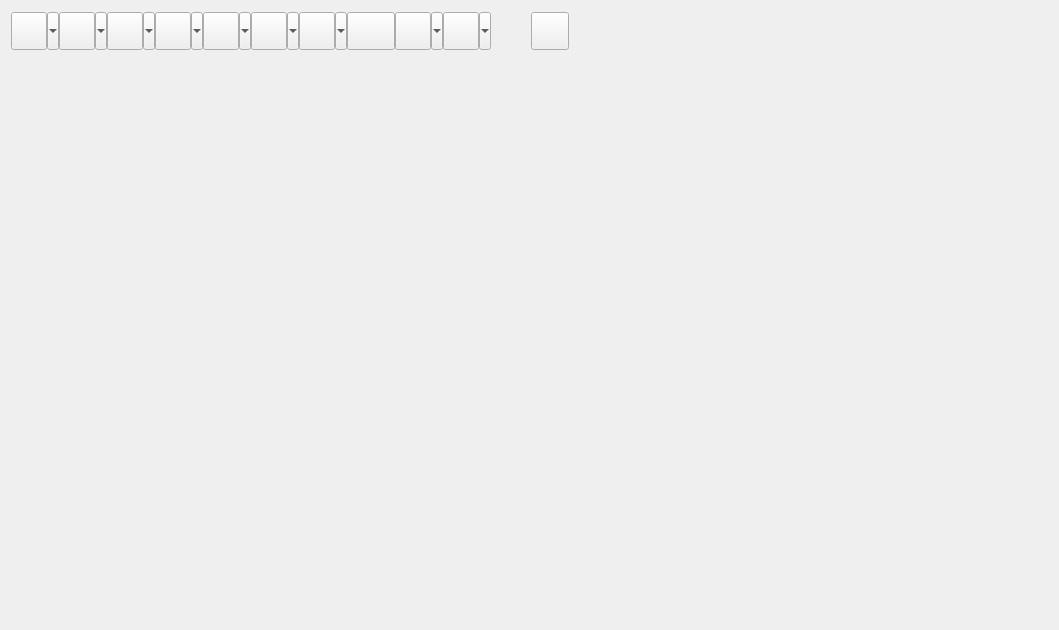
<?xml version="1.0" encoding="UTF-8"?>
<ui version="4.0">
 <class>DicomViewer</class>
 <widget class="QWidget" name="DicomViewer">
  <property name="geometry">
   <rect>
    <x>0</x>
    <y>0</y>
    <width>1059</width>
    <height>630</height>
   </rect>
  </property>
  <property name="windowTitle">
   <string>Dicom Viewer</string>
  </property>
  <layout class="QHBoxLayout" name="horizontalLayout_2">
   <item>
    <layout class="QVBoxLayout" name="verticalLayout">
     <item>
      <widget class="QWidget" name="widget" native="true">
       <property name="sizePolicy">
        <sizepolicy hsizetype="Preferred" vsizetype="Preferred">
         <horstretch>0</horstretch>
         <verstretch>0</verstretch>
        </sizepolicy>
       </property>
       <property name="minimumSize">
        <size>
         <width>0</width>
         <height>40</height>
        </size>
       </property>
       <property name="maximumSize">
        <size>
         <width>16777215</width>
         <height>40</height>
        </size>
       </property>
       <property name="CustomStyle" stdset="0">
        <string>dcmviewer_tool_bg</string>
       </property>
       <layout class="QHBoxLayout" name="horizontalLayout">
        <property name="spacing">
         <number>0</number>
        </property>
        <property name="leftMargin">
         <number>0</number>
        </property>
        <property name="topMargin">
         <number>0</number>
        </property>
        <property name="rightMargin">
         <number>0</number>
        </property>
        <property name="bottomMargin">
         <number>0</number>
        </property>
        <item>
         <widget class="QToolButton" name="fileBtn">
          <property name="minimumSize">
           <size>
            <width>48</width>
            <height>38</height>
           </size>
          </property>
          <property name="maximumSize">
           <size>
            <width>48</width>
            <height>38</height>
           </size>
          </property>
          <property name="toolTip">
           <string>&lt;html&gt;&lt;head/&gt;&lt;body&gt;&lt;p&gt;检索并加载文件夹图像&lt;/p&gt;&lt;/body&gt;&lt;/html&gt;</string>
          </property>
          <property name="text">
           <string/>
          </property>
          <property name="icon">
           <iconset>
            <normaloff>:/png/open.png</normaloff>:/png/open.png</iconset>
          </property>
          <property name="iconSize">
           <size>
            <width>20</width>
            <height>20</height>
           </size>
          </property>
          <property name="shortcut">
           <string>Ctrl+F</string>
          </property>
          <property name="popupMode">
           <enum>QToolButton::MenuButtonPopup</enum>
          </property>
          <property name="toolButtonStyle">
           <enum>Qt::ToolButtonTextBesideIcon</enum>
          </property>
          <property name="CustomStyle" stdset="0">
           <string>comb_dcmviewer</string>
          </property>
         </widget>
        </item>
        <item>
         <widget class="QToolButton" name="exportBtn">
          <property name="minimumSize">
           <size>
            <width>48</width>
            <height>38</height>
           </size>
          </property>
          <property name="maximumSize">
           <size>
            <width>48</width>
            <height>38</height>
           </size>
          </property>
          <property name="toolTip">
           <string>&lt;html&gt;&lt;head/&gt;&lt;body&gt;&lt;p&gt;导出图像&lt;/p&gt;&lt;/body&gt;&lt;/html&gt;</string>
          </property>
          <property name="text">
           <string/>
          </property>
          <property name="icon">
           <iconset>
            <normaloff>:/png/export.png</normaloff>:/png/export.png</iconset>
          </property>
          <property name="iconSize">
           <size>
            <width>20</width>
            <height>20</height>
           </size>
          </property>
          <property name="shortcut">
           <string>Ctrl+E</string>
          </property>
          <property name="popupMode">
           <enum>QToolButton::MenuButtonPopup</enum>
          </property>
          <property name="toolButtonStyle">
           <enum>Qt::ToolButtonTextBesideIcon</enum>
          </property>
          <property name="CustomStyle" stdset="0">
           <string>comb_dcmviewer</string>
          </property>
         </widget>
        </item>
        <item>
         <widget class="QToolButton" name="gridBtn">
          <property name="minimumSize">
           <size>
            <width>48</width>
            <height>38</height>
           </size>
          </property>
          <property name="maximumSize">
           <size>
            <width>48</width>
            <height>38</height>
           </size>
          </property>
          <property name="toolTip">
           <string>&lt;html&gt;&lt;head/&gt;&lt;body&gt;&lt;p&gt;视图分格&lt;/p&gt;&lt;/body&gt;&lt;/html&gt;</string>
          </property>
          <property name="text">
           <string/>
          </property>
          <property name="icon">
           <iconset>
            <normaloff>:/png/grid.png</normaloff>:/png/grid.png</iconset>
          </property>
          <property name="iconSize">
           <size>
            <width>20</width>
            <height>20</height>
           </size>
          </property>
          <property name="shortcut">
           <string>Ctrl+G</string>
          </property>
          <property name="popupMode">
           <enum>QToolButton::MenuButtonPopup</enum>
          </property>
          <property name="toolButtonStyle">
           <enum>Qt::ToolButtonTextBesideIcon</enum>
          </property>
          <property name="CustomStyle" stdset="0">
           <string>comb_dcmviewer</string>
          </property>
         </widget>
        </item>
        <item>
         <widget class="QToolButton" name="annoBtn">
          <property name="minimumSize">
           <size>
            <width>48</width>
            <height>38</height>
           </size>
          </property>
          <property name="maximumSize">
           <size>
            <width>48</width>
            <height>38</height>
           </size>
          </property>
          <property name="toolTip">
           <string>&lt;html&gt;&lt;head/&gt;&lt;body&gt;&lt;p&gt;显示/隐藏角注&lt;/p&gt;&lt;/body&gt;&lt;/html&gt;</string>
          </property>
          <property name="text">
           <string/>
          </property>
          <property name="icon">
           <iconset>
            <normaloff>:/png/anno.png</normaloff>:/png/anno.png</iconset>
          </property>
          <property name="iconSize">
           <size>
            <width>20</width>
            <height>20</height>
           </size>
          </property>
          <property name="shortcut">
           <string>Ctrl+A</string>
          </property>
          <property name="checkable">
           <bool>false</bool>
          </property>
          <property name="popupMode">
           <enum>QToolButton::MenuButtonPopup</enum>
          </property>
          <property name="toolButtonStyle">
           <enum>Qt::ToolButtonTextBesideIcon</enum>
          </property>
          <property name="CustomStyle" stdset="0">
           <string>comb_dcmviewer</string>
          </property>
         </widget>
        </item>
        <item>
         <widget class="QToolButton" name="adjustBtn">
          <property name="minimumSize">
           <size>
            <width>48</width>
            <height>38</height>
           </size>
          </property>
          <property name="maximumSize">
           <size>
            <width>48</width>
            <height>38</height>
           </size>
          </property>
          <property name="toolTip">
           <string>&lt;html&gt;&lt;head/&gt;&lt;body&gt;&lt;p&gt;调整窗宽窗位&lt;/p&gt;&lt;/body&gt;&lt;/html&gt;</string>
          </property>
          <property name="text">
           <string/>
          </property>
          <property name="icon">
           <iconset>
            <normaloff>:/png/adjust.png</normaloff>:/png/adjust.png</iconset>
          </property>
          <property name="iconSize">
           <size>
            <width>20</width>
            <height>20</height>
           </size>
          </property>
          <property name="shortcut">
           <string>Ctrl+D</string>
          </property>
          <property name="checkable">
           <bool>false</bool>
          </property>
          <property name="popupMode">
           <enum>QToolButton::MenuButtonPopup</enum>
          </property>
          <property name="toolButtonStyle">
           <enum>Qt::ToolButtonTextBesideIcon</enum>
          </property>
          <property name="CustomStyle" stdset="0">
           <string>comb_dcmviewer</string>
          </property>
         </widget>
        </item>
        <item>
         <widget class="QToolButton" name="panBtn">
          <property name="minimumSize">
           <size>
            <width>48</width>
            <height>38</height>
           </size>
          </property>
          <property name="maximumSize">
           <size>
            <width>48</width>
            <height>38</height>
           </size>
          </property>
          <property name="toolTip">
           <string>&lt;html&gt;&lt;head/&gt;&lt;body&gt;&lt;p&gt;图像平移&lt;/p&gt;&lt;/body&gt;&lt;/html&gt;</string>
          </property>
          <property name="text">
           <string/>
          </property>
          <property name="icon">
           <iconset>
            <normaloff>:/png/move.png</normaloff>:/png/move.png</iconset>
          </property>
          <property name="iconSize">
           <size>
            <width>20</width>
            <height>20</height>
           </size>
          </property>
          <property name="shortcut">
           <string>Ctrl+M</string>
          </property>
          <property name="checkable">
           <bool>false</bool>
          </property>
          <property name="popupMode">
           <enum>QToolButton::MenuButtonPopup</enum>
          </property>
          <property name="toolButtonStyle">
           <enum>Qt::ToolButtonTextBesideIcon</enum>
          </property>
          <property name="CustomStyle" stdset="0">
           <string>comb_dcmviewer</string>
          </property>
         </widget>
        </item>
        <item>
         <widget class="QToolButton" name="zoomBtn">
          <property name="minimumSize">
           <size>
            <width>48</width>
            <height>38</height>
           </size>
          </property>
          <property name="maximumSize">
           <size>
            <width>48</width>
            <height>38</height>
           </size>
          </property>
          <property name="toolTip">
           <string>&lt;html&gt;&lt;head/&gt;&lt;body&gt;&lt;p&gt;图像缩放&lt;/p&gt;&lt;/body&gt;&lt;/html&gt;</string>
          </property>
          <property name="text">
           <string/>
          </property>
          <property name="icon">
           <iconset>
            <normaloff>:/png/zoomin.png</normaloff>:/png/zoomin.png</iconset>
          </property>
          <property name="iconSize">
           <size>
            <width>20</width>
            <height>20</height>
           </size>
          </property>
          <property name="checkable">
           <bool>false</bool>
          </property>
          <property name="popupMode">
           <enum>QToolButton::MenuButtonPopup</enum>
          </property>
          <property name="toolButtonStyle">
           <enum>Qt::ToolButtonTextBesideIcon</enum>
          </property>
          <property name="CustomStyle" stdset="0">
           <string>comb_dcmviewer</string>
          </property>
         </widget>
        </item>
        <item>
         <widget class="QToolButton" name="slicingBtn">
          <property name="minimumSize">
           <size>
            <width>48</width>
            <height>38</height>
           </size>
          </property>
          <property name="maximumSize">
           <size>
            <width>48</width>
            <height>38</height>
           </size>
          </property>
          <property name="toolTip">
           <string>&lt;html&gt;&lt;head/&gt;&lt;body&gt;&lt;p&gt;浏览序列&lt;/p&gt;&lt;/body&gt;&lt;/html&gt;</string>
          </property>
          <property name="text">
           <string/>
          </property>
          <property name="icon">
           <iconset>
            <normaloff>:/png/slicing.png</normaloff>:/png/slicing.png</iconset>
          </property>
          <property name="iconSize">
           <size>
            <width>20</width>
            <height>20</height>
           </size>
          </property>
          <property name="checkable">
           <bool>false</bool>
          </property>
          <property name="popupMode">
           <enum>QToolButton::DelayedPopup</enum>
          </property>
          <property name="toolButtonStyle">
           <enum>Qt::ToolButtonIconOnly</enum>
          </property>
          <property name="CustomStyle" stdset="0">
           <string>comb_dcmviewer</string>
          </property>
         </widget>
        </item>
        <item>
         <widget class="QToolButton" name="marksBtn">
          <property name="minimumSize">
           <size>
            <width>48</width>
            <height>38</height>
           </size>
          </property>
          <property name="maximumSize">
           <size>
            <width>48</width>
            <height>38</height>
           </size>
          </property>
          <property name="toolTip">
           <string>&lt;html&gt;&lt;head/&gt;&lt;body&gt;&lt;p&gt;标注和测量&lt;/p&gt;&lt;/body&gt;&lt;/html&gt;</string>
          </property>
          <property name="text">
           <string/>
          </property>
          <property name="icon">
           <iconset>
            <normaloff>:/png/line.png</normaloff>:/png/line.png</iconset>
          </property>
          <property name="iconSize">
           <size>
            <width>20</width>
            <height>20</height>
           </size>
          </property>
          <property name="checkable">
           <bool>false</bool>
          </property>
          <property name="popupMode">
           <enum>QToolButton::MenuButtonPopup</enum>
          </property>
          <property name="toolButtonStyle">
           <enum>Qt::ToolButtonTextBesideIcon</enum>
          </property>
          <property name="CustomStyle" stdset="0">
           <string>comb_dcmviewer</string>
          </property>
         </widget>
        </item>
        <item>
         <widget class="QToolButton" name="flipBtn">
          <property name="minimumSize">
           <size>
            <width>48</width>
            <height>38</height>
           </size>
          </property>
          <property name="maximumSize">
           <size>
            <width>48</width>
            <height>38</height>
           </size>
          </property>
          <property name="toolTip">
           <string>&lt;html&gt;&lt;head/&gt;&lt;body&gt;&lt;p&gt;图像翻转&lt;/p&gt;&lt;/body&gt;&lt;/html&gt;</string>
          </property>
          <property name="text">
           <string/>
          </property>
          <property name="icon">
           <iconset>
            <normaloff>:/png/hflip.png</normaloff>:/png/hflip.png</iconset>
          </property>
          <property name="iconSize">
           <size>
            <width>20</width>
            <height>20</height>
           </size>
          </property>
          <property name="popupMode">
           <enum>QToolButton::MenuButtonPopup</enum>
          </property>
          <property name="toolButtonStyle">
           <enum>Qt::ToolButtonTextBesideIcon</enum>
          </property>
          <property name="autoRaise">
           <bool>false</bool>
          </property>
          <property name="arrowType">
           <enum>Qt::NoArrow</enum>
          </property>
          <property name="CustomStyle" stdset="0">
           <string>comb_dcmviewer</string>
          </property>
         </widget>
        </item>
        <item>
         <spacer name="horizontalSpacer">
          <property name="orientation">
           <enum>Qt::Horizontal</enum>
          </property>
          <property name="sizeHint" stdset="0">
           <size>
            <width>40</width>
            <height>20</height>
           </size>
          </property>
         </spacer>
        </item>
        <item>
         <widget class="QToolButton" name="fullScreenBtn">
          <property name="minimumSize">
           <size>
            <width>38</width>
            <height>38</height>
           </size>
          </property>
          <property name="maximumSize">
           <size>
            <width>38</width>
            <height>38</height>
           </size>
          </property>
          <property name="text">
           <string/>
          </property>
          <property name="icon">
           <iconset>
            <normaloff>:/png/full_screen.png</normaloff>:/png/full_screen.png</iconset>
          </property>
          <property name="iconSize">
           <size>
            <width>20</width>
            <height>20</height>
           </size>
          </property>
          <property name="checkable">
           <bool>true</bool>
          </property>
         </widget>
        </item>
       </layout>
      </widget>
     </item>
     <item>
      <widget class="ViewContainerWidget" name="viewContainer" native="true">
       <property name="sizePolicy">
        <sizepolicy hsizetype="Expanding" vsizetype="Expanding">
         <horstretch>0</horstretch>
         <verstretch>0</verstretch>
        </sizepolicy>
       </property>
      </widget>
     </item>
    </layout>
   </item>
   <item>
    <widget class="QScrollArea" name="scrollArea">
     <property name="frameShape">
      <enum>QFrame::NoFrame</enum>
     </property>
     <property name="frameShadow">
      <enum>QFrame::Plain</enum>
     </property>
     <property name="lineWidth">
      <number>0</number>
     </property>
     <property name="verticalScrollBarPolicy">
      <enum>Qt::ScrollBarAsNeeded</enum>
     </property>
     <property name="horizontalScrollBarPolicy">
      <enum>Qt::ScrollBarAsNeeded</enum>
     </property>
     <property name="sizeAdjustPolicy">
      <enum>QAbstractScrollArea::AdjustIgnored</enum>
     </property>
     <property name="widgetResizable">
      <bool>true</bool>
     </property>
     <property name="alignment">
      <set>Qt::AlignCenter</set>
     </property>
     <widget class="ThumbnailBarWidget" name="thumbnailBar">
      <property name="enabled">
       <bool>true</bool>
      </property>
      <property name="geometry">
       <rect>
        <x>0</x>
        <y>0</y>
        <width>475</width>
        <height>612</height>
       </rect>
      </property>
     </widget>
    </widget>
   </item>
  </layout>
 </widget>
 <customwidgets>
  <customwidget>
   <class>ViewContainerWidget</class>
   <extends>QWidget</extends>
   <header location="global">view/KissView</header>
   <container>1</container>
  </customwidget>
  <customwidget>
   <class>ThumbnailBarWidget</class>
   <extends>QWidget</extends>
   <header location="global">view/KissView</header>
   <container>1</container>
  </customwidget>
 </customwidgets>
 <resources/>
 <connections/>
</ui>
